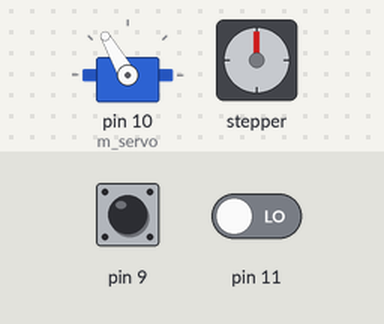
Simulated run of this sketch. Board: Arduino Uno, built with avr-gcc and run on an emulated ATmega328P. Parts: servo, stepper motor. The inputs (shaded band) are chosen by the test bench; at power-on: pin 11 LOW, pin 9 HIGH. Stepper angles assume 2048 steps per turn.

Above: at 1.2 s.
1.3 s: pin 11 driven HIGH
At 1.86 s:
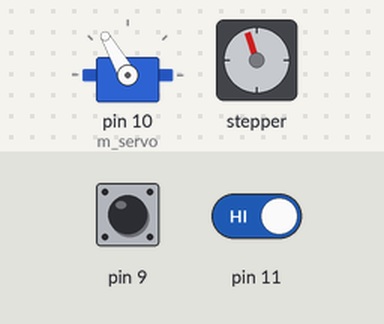
At 8.2 s:
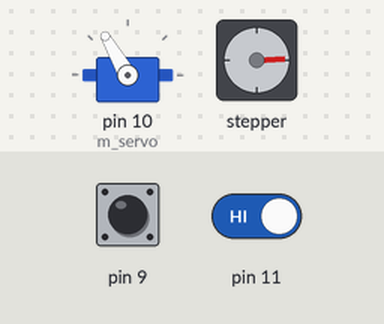
Timing chart, 0 to 19.3 s (numbered marks = the images above; inputs shaded):
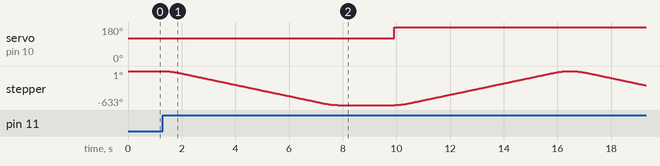

The sketch:

Claw.ino
```cpp
#include "arduino_secrets.h"

//Arduino #2
//Arduino for spool and claw mechanism

#include <AccelStepper.h>
#include <Servo.h>

//Declare the servo and the stepper on the spool
AccelStepper m_clawStepper;
Servo m_servo;

void setup() {
  //put your setup code here, to run once:
  Serial.begin(9600);

  //Setup for accelStepper to set speed and acceleration, needs both to work properly
  m_clawStepper.setMaxSpeed(640);
  m_clawStepper.setAcceleration(1000);

  //Pins for the button inputs
  pinMode(11, INPUT);
  pinMode(9, INPUT);

  //Setup for servo
  m_servo.attach(10);
  m_servo.write(120);
}

void loop() {
  //put your main code here, to run repeatedly:

  //If the red button is pressed, run blocking code that runs the sequence of grabbing something
  if(digitalRead(11)){
    m_clawStepper.runToNewPosition(-3600);
    delay(2000);
    m_servo.write(180);
    m_clawStepper.runToNewPosition(0);
  }
  //If the button is not pressed again and the sequence is finished, stop the stepper and set all the pins to low to prevent overheating
  else {
    m_clawStepper.stop();
    digitalWrite(2, LOW);
    digitalWrite(3, LOW);
    digitalWrite(4, LOW);
    digitalWrite(5, LOW);
  }

  //If the joystick is pressed down, open the claw
  if(!digitalRead(9)) {
    m_servo.write(120);
  }
}
```

arduino_secrets.h
```cpp

```

Measured:
- after the input at 1.3 s, servo on pin 10 (m_servo): 120° → 180° after 8.6 s; stepper: turns 633° counter-clockwise in 6.5 s, then 633° clockwise in 6.5 s, then 265° counter-clockwise in 2.8 s
